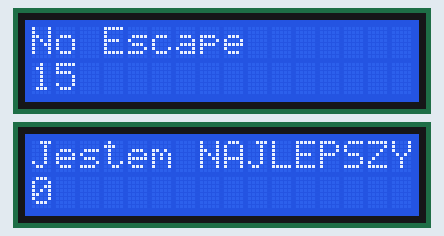
Recording of a sketch running on a simulated Arduino Uno, built with avr-gcc and run on an emulated ATmega328P. Shown: 2 × 16×2 character LCD. Random numbers use the default seed unless the sketch sets one.

Above: at 0.2 s.
At 4.8 s:
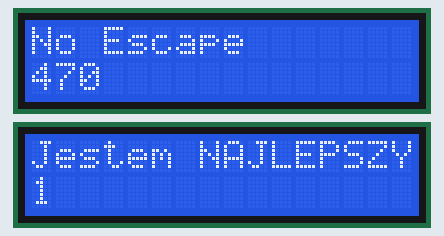
At 9.8 s:
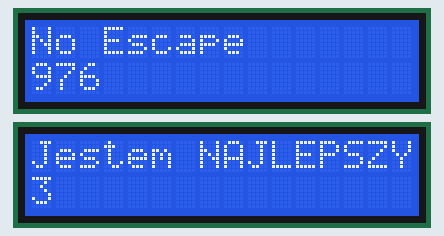
At 19.4 s:
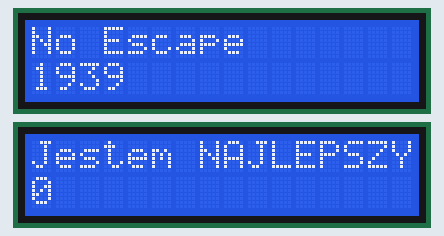
At 29.1 s:
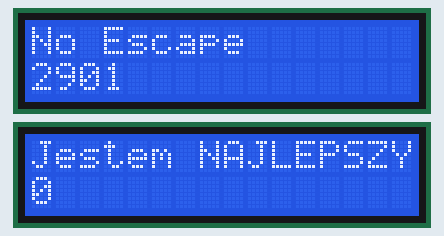
At 39.2 s:
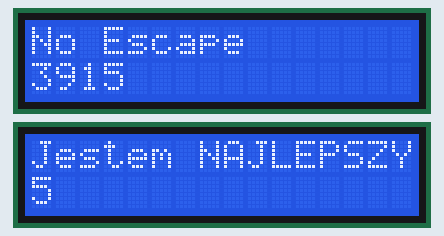

Measured:
- what the display in image 1 shows lasts 0.5 s, from 4.7 s to 5.2 s

The sketch:

LCD_I2C.ino
```cpp
#include <LiquidCrystal_I2C.h>


#include <Wire.h>


#define BACKLIGHT_PIN 3
LiquidCrystal_I2C lcd(0x20,2,1,0,4,5,6,7);
LiquidCrystal_I2C lcd2(0x38,2,1,0,4,5,6,7);
void setup ()
{
  lcd.begin(16,2);
  lcd.setBacklightPin(BACKLIGHT_PIN,POSITIVE);
  lcd.setBacklight(HIGH);

  lcd.home();
  lcd.print("No Escape");

  lcd2.begin(16,2);
  lcd2.setBacklightPin(BACKLIGHT_PIN,POSITIVE);
  lcd2.setBacklight(HIGH);

  lcd2.home();
  lcd2.print("Jestem NAJLEPSZY");


}

void loop ()
{
  lcd.setCursor(0,1);
  lcd.print(millis()/10);
  lcd2.setCursor(0,1);
  lcd2.print(random(7));
  delay(500);
}
```

muzyka.ino
```cpp

```
